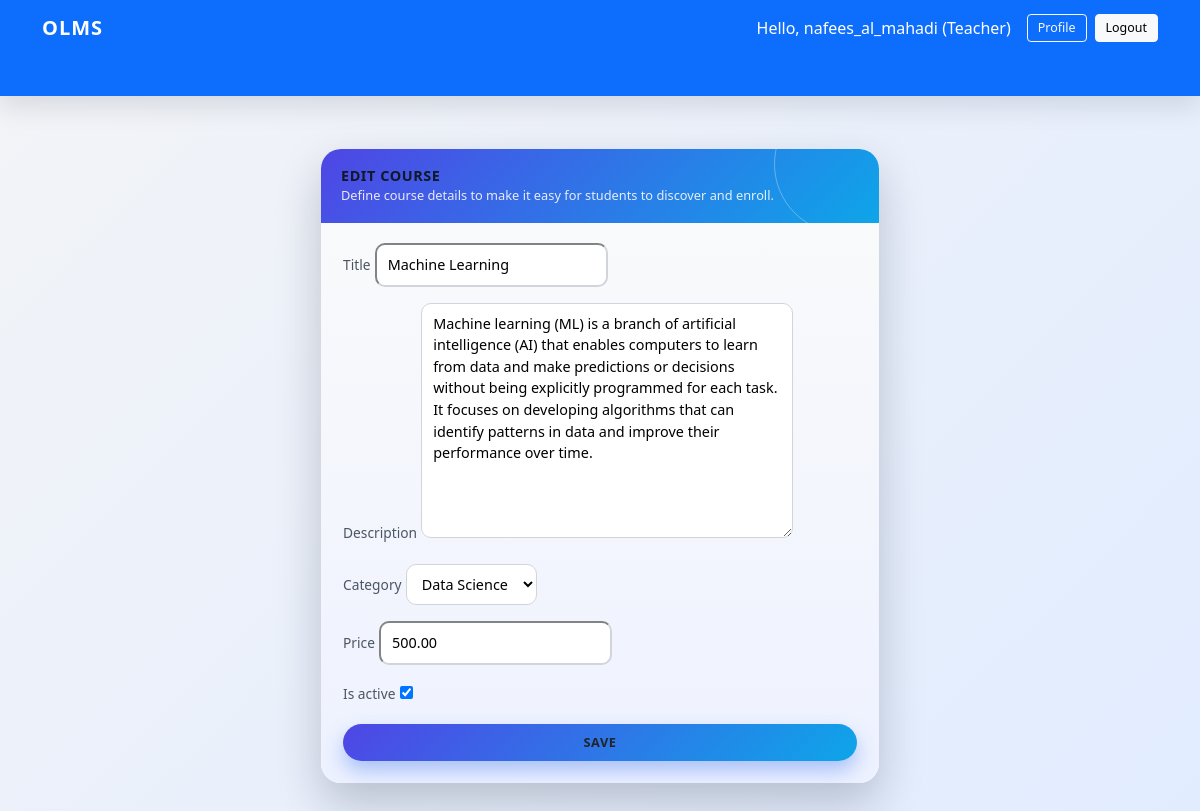
Screenshot of /courses/teacher/1/edit/ (signed in) with the database file from the repository.
### accounts/models.py (models this page shows, shortened)
class CustomUser(AbstractUser):
    ROLE_CHOICES = (
        ('admin', 'Admin'),
        ('teacher', 'Teacher'),
        ('student', 'Student'),
    )
    role = models.CharField(max_length=10, choices=ROLE_CHOICES, default='student')
    phone = models.CharField(max_length=20, blank=True, null=True)
    gender = models.CharField(max_length=10, blank=True, null=True)
    profile_photo = models.ImageField(upload_to='profiles/', blank=True, null=True)
    qualification = models.CharField(max_length=255, blank=True, null=True)
    expertise = models.CharField(max_length=255, blank=True, null=True)

### courses/models.py (models this page shows, shortened)
class Course(models.Model):
    teacher = models.ForeignKey(
        User, on_delete=models.CASCADE, related_name='courses'
    )
    title = models.CharField(max_length=200)
    description = models.TextField()
    category = models.ForeignKey(
        Category, on_delete=models.SET_NULL, null=True, blank=True
    )
    price = models.DecimalField(max_digits=8, decimal_places=2, default=0)
    created_at = models.DateTimeField(auto_now_add=True)
    updated_at = models.DateTimeField(auto_now=True)
    is_active = models.BooleanField(default=True)

### courses/views.py (the view)
# urls.py: path('teacher/<int:pk>/edit/', course_update_view, name='course_edit'),
@login_required
def course_update_view(request, pk):
    course = get_object_or_404(Course, pk=pk, teacher=request.user)
    if request.method == 'POST':
        form = CourseForm(request.POST, instance=course)
        if form.is_valid():
            form.save()
            messages.success(request, 'Course updated successfully.')
            return redirect('courses:teacher_course_list')
    else:
        form = CourseForm(instance=course)
    return render(request, 'courses/course_form.html', {'form': form, 'title': 'Edit Course'})

### courses/forms.py
class CourseForm(forms.ModelForm):
    class Meta:
        model = Course
        fields = ['title', 'description', 'category', 'price', 'is_active']

### courses/models.py (called while the page is built)
    def __str__(self):
        return self.name

### courses/templates/courses/course_form.html (shortened to what this page needs)
{% extends 'base.html' %}
{% block content %}
<div class="olms-course-form-wrapper">
    <div class="col-md-6 col-sm-10">
        <div class="card olms-course-form-card">
            <div class="olms-course-form-header">
                <h5>{{ title }}</h5>
                <div class="olms-course-form-subtitle">
                    Define course details to make it easy for students to discover and enroll.
                </div>
            </div>
            <div class="olms-course-form-body">
                <form method="post">
                    {% for field in form %}
                        <div class="mb-3">
                            <label class="olms-course-form-label">{{ field.label }}</label>
                            {{ field }}
                        </div>
                    {% endfor %}
                    <button type="submit" class="btn olms-course-save-btn w-100">
                        Save
                    </button>
                </form>
            </div>
        </div>
    </div>
</div>
{% endblock %}

### templates/base.html (shortened to what this page needs)
{% load static %}
<!DOCTYPE html>
<html lang="en">
<head>
    <link rel="stylesheet"
          href="https://cdn.jsdelivr.net/npm/bootstrap@5.3.2/dist/css/bootstrap.min.css">
    <link rel="stylesheet"
          href="{% static 'css/style.css' %}">
</head>
<body class="bg-light">
<nav class="navbar navbar-expand-lg navbar-dark bg-primary mb-3">
    <div class="container">
        <a class="navbar-brand fw-bold" href="{% url 'accounts:dashboard' %}">OLMS</a>
        <div class="collapse navbar-collapse justify-content-end" id="navbarMain">
            {% if user.is_authenticated %}
                <span class="text-white me-3">
                    Hello, {{ user.username }} ({{ user.get_role_display }})
                </span>
                <a href="{% url 'accounts:profile' %}"
                   class="btn btn-outline-light btn-sm">
                    Profile
                </a>
                <a href="{% url 'accounts:logout' %}"
                   class="btn btn-light btn-sm ms-2">
                    Logout
                </a>
            {% else %}
                <a href="{% url 'accounts:login' %}"
                   class="btn btn-light btn-sm">
                    Login
                </a>
            {% endif %}
        </div>
    </div>
</nav>
<div class="container py-4">
    {% block content %}{% endblock %}
</div>
</body>
</html>

### static/css/style.css (style rules this page uses)
body { background: linear-gradient(135deg, #f3f4f7, #e1ecff); font-family: system-ui, -apple-system, BlinkMacSystemFont, "Segoe UI", sans-serif; color: #111827; }
.container { padding-bottom: 40px; }
h1, h2, h3, h4, h5 { color: #111827; }
.navbar { box-shadow: 0 10px 25px rgba(15, 23, 42, 0.12); }
.navbar-brand { letter-spacing: 1px; font-weight: 600; }
.navbar .btn, .navbar a.nav-link { transition: background-color 0.15s ease, color 0.15s ease; }
.card { border-radius: 15px; border: none; background-color: #ffffff; }
.btn-sm { font-size: 0.78rem; padding: 4px 10px; }
a { color: #2563eb; text-decoration: none; }
.mb-3 { margin-bottom: 1rem !important; }

### courses/templates/courses/course_form.html (style rules this page uses)
.olms-course-form-wrapper { min-height: calc(100vh - 140px); display: flex; align-items: center; justify-content: center; }
.olms-course-form-card { border-radius: 20px; border: none; box-shadow: 0 20px 45px rgba(15, 23, 42, 0.22); overflow: hidden; background: #ffffff; }
.olms-course-form-header { background: linear-gradient(135deg, #4f46e5, #0ea5e9); color: #f9fafb; padding: 18px 20px; position: relative; }
.olms-course-form-header::after { content: ""; position: absolute; width: 140px; height: 140px; border-radius: 999px; border: 1px solid rgba(248, 250, 252, 0.4); right: -35px; top: -55px; opacity: 0.8; }
.olms-course-form-header h5 { margin-bottom: 2px; font-weight: 600; letter-spacing: 0.04em; text-transform: uppercase; font-size: 0.9rem; }
.olms-course-form-subtitle { font-size: 0.8rem; opacity: 0.9; }
.olms-course-form-body { padding: 20px 22px 22px; background: linear-gradient(180deg, #f9fafb, #eef2ff); }
.olms-course-form-label { font-size: 0.86rem; font-weight: 500; color: #4b5563; margin-bottom: 4px; }
.olms-course-form-body input[type="text"], .olms-course-form-body input[type="number"], .olms-course-form-body select, .olms-course-form-body textarea { border-radius: 10px; border-color: #d1d5db; font-size: 0.9rem; padding: 9px 11px; background-color: rgba(255, 255, 255, 0.98); transition: border-color 0.15s ease, box-shadow 0.15s ease, background-color 0.15s ease; }
.olms-course-save-btn { border-radius: 999px; font-weight: 600; letter-spacing: 0.04em; text-transform: uppercase; font-size: 0.8rem; padding: 9px 12px; background: linear-gradient(135deg, #4f46e5, #0ea5e9); border: none; box-shadow: 0 10px 20px rgba(37, 99, 235, 0.35); transition: transform 0.1s ease, box-shadow 0.1s ease; }

### rows the page displays
CustomUser: username "nafees_al_mahadi", role "Teacher"
Course: form "Machine Learning" "Machine learning (ML) is a branch of artificial intelligence (AI) that enables computers to learn from data and make predictions or decisions without being explicitly programmed for each task. It focuses on developing algorithms that can identify patterns in data and improve their performance over time." "Data Science" "500.00" "☑"

### other values shown
{{ title }} "EDIT COURSE"
{{ field.label }} "Title" "Description" "Category" "Price" "Is active"
